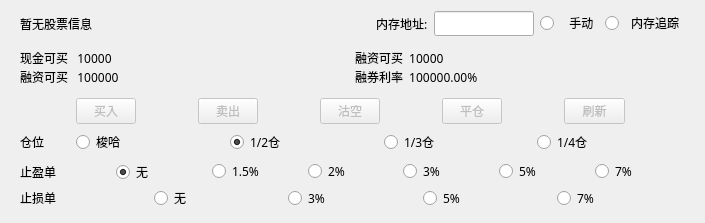
<?xml version="1.0" encoding="UTF-8"?>
<ui version="4.0">
 <class>PanelMainUIOneKeyTrade</class>
 <widget class="QWidget" name="PanelMainUIOneKeyTrade">
  <property name="geometry">
   <rect>
    <x>0</x>
    <y>0</y>
    <width>705</width>
    <height>207</height>
   </rect>
  </property>
  <property name="windowTitle">
   <string>Form</string>
  </property>
  <layout class="QVBoxLayout" name="verticalLayout">
   <item>
    <widget class="QWidget" name="widget" native="true">
     <property name="font">
      <font>
       <family>黑体</family>
       <pointsize>9</pointsize>
       <weight>50</weight>
       <bold>false</bold>
      </font>
     </property>
     <layout class="QHBoxLayout" name="horizontalLayout">
      <property name="topMargin">
       <number>0</number>
      </property>
      <property name="bottomMargin">
       <number>0</number>
      </property>
      <item>
       <widget class="QLabel" name="LabelStockCode">
        <property name="sizePolicy">
         <sizepolicy hsizetype="Fixed" vsizetype="Preferred">
          <horstretch>0</horstretch>
          <verstretch>0</verstretch>
         </sizepolicy>
        </property>
        <property name="minimumSize">
         <size>
          <width>174</width>
          <height>0</height>
         </size>
        </property>
        <property name="maximumSize">
         <size>
          <width>174</width>
          <height>16777215</height>
         </size>
        </property>
        <property name="font">
         <font>
          <family>黑体</family>
          <pointsize>9</pointsize>
          <weight>50</weight>
          <bold>false</bold>
         </font>
        </property>
        <property name="text">
         <string>暂无股票信息</string>
        </property>
       </widget>
      </item>
      <item>
       <spacer name="horizontalSpacer">
        <property name="orientation">
         <enum>Qt::Horizontal</enum>
        </property>
        <property name="sizeHint" stdset="0">
         <size>
          <width>40</width>
          <height>20</height>
         </size>
        </property>
       </spacer>
      </item>
      <item>
       <widget class="QLabel" name="LabelAddress">
        <property name="font">
         <font>
          <family>黑体</family>
          <pointsize>9</pointsize>
          <weight>50</weight>
          <bold>false</bold>
         </font>
        </property>
        <property name="text">
         <string>内存地址:</string>
        </property>
       </widget>
      </item>
      <item>
       <widget class="QLineEdit" name="EditAddress">
        <property name="maximumSize">
         <size>
          <width>100</width>
          <height>16777215</height>
         </size>
        </property>
       </widget>
      </item>
      <item>
       <widget class="QRadioButton" name="radioButton">
        <property name="text">
         <string>   手动</string>
        </property>
       </widget>
      </item>
      <item>
       <widget class="QRadioButton" name="radioButton_2">
        <property name="text">
         <string>  内存追踪</string>
        </property>
       </widget>
      </item>
     </layout>
    </widget>
   </item>
   <item>
    <widget class="QWidget" name="widget_4" native="true">
     <property name="minimumSize">
      <size>
       <width>0</width>
       <height>50</height>
      </size>
     </property>
     <layout class="QVBoxLayout" name="verticalLayout_2">
      <item>
       <widget class="QWidget" name="widget_5" native="true">
        <layout class="QHBoxLayout" name="horizontalLayout_6">
         <property name="spacing">
          <number>5</number>
         </property>
         <property name="leftMargin">
          <number>0</number>
         </property>
         <property name="topMargin">
          <number>0</number>
         </property>
         <property name="rightMargin">
          <number>0</number>
         </property>
         <property name="bottomMargin">
          <number>0</number>
         </property>
         <item>
          <widget class="QLabel" name="LabelInfo1">
           <property name="font">
            <font>
             <family>黑体</family>
            </font>
           </property>
           <property name="text">
            <string>现金可买   10000</string>
           </property>
          </widget>
         </item>
         <item>
          <widget class="QLabel" name="LabelInfo2">
           <property name="font">
            <font>
             <family>黑体</family>
            </font>
           </property>
           <property name="text">
            <string>融资可买  10000</string>
           </property>
          </widget>
         </item>
        </layout>
       </widget>
      </item>
      <item>
       <widget class="QWidget" name="widget_6" native="true">
        <layout class="QHBoxLayout" name="horizontalLayout_7">
         <property name="spacing">
          <number>5</number>
         </property>
         <property name="leftMargin">
          <number>0</number>
         </property>
         <property name="topMargin">
          <number>0</number>
         </property>
         <property name="rightMargin">
          <number>0</number>
         </property>
         <property name="bottomMargin">
          <number>0</number>
         </property>
         <item>
          <widget class="QLabel" name="LabelInfo3">
           <property name="font">
            <font>
             <family>黑体</family>
            </font>
           </property>
           <property name="text">
            <string>融资可买   100000</string>
           </property>
          </widget>
         </item>
         <item>
          <widget class="QLabel" name="LabelInfo4">
           <property name="font">
            <font>
             <family>黑体</family>
            </font>
           </property>
           <property name="text">
            <string>融券利率  100000.00%</string>
           </property>
          </widget>
         </item>
        </layout>
       </widget>
      </item>
     </layout>
    </widget>
   </item>
   <item>
    <widget class="QWidget" name="widget_2" native="true">
     <property name="font">
      <font>
       <family>黑体</family>
       <pointsize>9</pointsize>
       <weight>50</weight>
       <bold>false</bold>
      </font>
     </property>
     <layout class="QHBoxLayout" name="horizontalLayout_2">
      <property name="topMargin">
       <number>0</number>
      </property>
      <property name="bottomMargin">
       <number>0</number>
      </property>
      <item>
       <widget class="QPushButton" name="ButtonBuy">
        <property name="enabled">
         <bool>false</bool>
        </property>
        <property name="maximumSize">
         <size>
          <width>60</width>
          <height>16777215</height>
         </size>
        </property>
        <property name="font">
         <font>
          <family>黑体</family>
          <pointsize>9</pointsize>
          <weight>50</weight>
          <bold>false</bold>
         </font>
        </property>
        <property name="text">
         <string>买入</string>
        </property>
       </widget>
      </item>
      <item>
       <widget class="QPushButton" name="ButtonSell">
        <property name="enabled">
         <bool>false</bool>
        </property>
        <property name="maximumSize">
         <size>
          <width>60</width>
          <height>16777215</height>
         </size>
        </property>
        <property name="font">
         <font>
          <family>黑体</family>
          <pointsize>9</pointsize>
          <weight>50</weight>
          <bold>false</bold>
         </font>
        </property>
        <property name="text">
         <string>卖出</string>
        </property>
       </widget>
      </item>
      <item>
       <widget class="QPushButton" name="ButtonBuyEmpty">
        <property name="enabled">
         <bool>false</bool>
        </property>
        <property name="maximumSize">
         <size>
          <width>60</width>
          <height>16777215</height>
         </size>
        </property>
        <property name="font">
         <font>
          <family>黑体</family>
          <pointsize>9</pointsize>
          <weight>50</weight>
          <bold>false</bold>
         </font>
        </property>
        <property name="text">
         <string>沽空</string>
        </property>
       </widget>
      </item>
      <item>
       <widget class="QPushButton" name="ButtonSellEmpty">
        <property name="enabled">
         <bool>false</bool>
        </property>
        <property name="maximumSize">
         <size>
          <width>60</width>
          <height>16777215</height>
         </size>
        </property>
        <property name="font">
         <font>
          <family>黑体</family>
          <pointsize>9</pointsize>
          <weight>50</weight>
          <bold>false</bold>
         </font>
        </property>
        <property name="text">
         <string>平仓</string>
        </property>
       </widget>
      </item>
      <item>
       <widget class="QPushButton" name="ButtonRefresh">
        <property name="enabled">
         <bool>false</bool>
        </property>
        <property name="maximumSize">
         <size>
          <width>61</width>
          <height>16777215</height>
         </size>
        </property>
        <property name="text">
         <string>刷新</string>
        </property>
       </widget>
      </item>
     </layout>
    </widget>
   </item>
   <item>
    <widget class="QWidget" name="widget_3" native="true">
     <property name="minimumSize">
      <size>
       <width>0</width>
       <height>0</height>
      </size>
     </property>
     <property name="font">
      <font>
       <pointsize>9</pointsize>
      </font>
     </property>
     <layout class="QHBoxLayout" name="horizontalLayout_5">
      <property name="topMargin">
       <number>0</number>
      </property>
      <property name="bottomMargin">
       <number>0</number>
      </property>
      <item>
       <widget class="QLabel" name="label_2">
        <property name="maximumSize">
         <size>
          <width>50</width>
          <height>16777215</height>
         </size>
        </property>
        <property name="font">
         <font>
          <family>黑体</family>
         </font>
        </property>
        <property name="text">
         <string>仓位</string>
        </property>
       </widget>
      </item>
      <item>
       <widget class="QRadioButton" name="RadioAll">
        <property name="font">
         <font>
          <family>黑体</family>
          <pointsize>9</pointsize>
         </font>
        </property>
        <property name="text">
         <string>梭哈</string>
        </property>
       </widget>
      </item>
      <item>
       <widget class="QRadioButton" name="Radio2">
        <property name="font">
         <font>
          <family>黑体</family>
          <pointsize>9</pointsize>
         </font>
        </property>
        <property name="text">
         <string>1/2仓</string>
        </property>
        <property name="checked">
         <bool>true</bool>
        </property>
       </widget>
      </item>
      <item>
       <widget class="QRadioButton" name="Radio3">
        <property name="font">
         <font>
          <family>黑体</family>
          <pointsize>9</pointsize>
         </font>
        </property>
        <property name="text">
         <string>1/3仓</string>
        </property>
       </widget>
      </item>
      <item>
       <widget class="QRadioButton" name="Radio4">
        <property name="font">
         <font>
          <family>黑体</family>
          <pointsize>9</pointsize>
         </font>
        </property>
        <property name="text">
         <string>1/4仓</string>
        </property>
       </widget>
      </item>
     </layout>
    </widget>
   </item>
   <item>
    <widget class="QWidget" name="widget_7" native="true">
     <property name="minimumSize">
      <size>
       <width>0</width>
       <height>0</height>
      </size>
     </property>
     <layout class="QHBoxLayout" name="horizontalLayout_8">
      <property name="topMargin">
       <number>0</number>
      </property>
      <property name="bottomMargin">
       <number>0</number>
      </property>
      <item>
       <widget class="QLabel" name="label">
        <property name="sizePolicy">
         <sizepolicy hsizetype="Preferred" vsizetype="Fixed">
          <horstretch>0</horstretch>
          <verstretch>0</verstretch>
         </sizepolicy>
        </property>
        <property name="minimumSize">
         <size>
          <width>50</width>
          <height>0</height>
         </size>
        </property>
        <property name="font">
         <font>
          <family>黑体</family>
         </font>
        </property>
        <property name="text">
         <string>止盈单</string>
        </property>
       </widget>
      </item>
      <item>
       <widget class="QRadioButton" name="RadioSellNone">
        <property name="font">
         <font>
          <family>黑体</family>
          <pointsize>9</pointsize>
         </font>
        </property>
        <property name="text">
         <string>无</string>
        </property>
        <property name="checked">
         <bool>true</bool>
        </property>
       </widget>
      </item>
      <item>
       <widget class="QRadioButton" name="RadioSellOneDotFive">
        <property name="font">
         <font>
          <family>黑体</family>
          <pointsize>9</pointsize>
         </font>
        </property>
        <property name="text">
         <string>1.5%</string>
        </property>
       </widget>
      </item>
      <item>
       <widget class="QRadioButton" name="RadioSellTwo">
        <property name="font">
         <font>
          <family>黑体</family>
          <pointsize>9</pointsize>
         </font>
        </property>
        <property name="text">
         <string>2%</string>
        </property>
       </widget>
      </item>
      <item>
       <widget class="QRadioButton" name="RadioSellThree">
        <property name="font">
         <font>
          <family>黑体</family>
          <pointsize>9</pointsize>
         </font>
        </property>
        <property name="text">
         <string>3%</string>
        </property>
       </widget>
      </item>
      <item>
       <widget class="QRadioButton" name="RadioSellFive">
        <property name="font">
         <font>
          <family>黑体</family>
          <pointsize>9</pointsize>
         </font>
        </property>
        <property name="text">
         <string>5%</string>
        </property>
       </widget>
      </item>
      <item>
       <widget class="QRadioButton" name="RadioSellSeven">
        <property name="font">
         <font>
          <family>黑体</family>
          <pointsize>9</pointsize>
         </font>
        </property>
        <property name="text">
         <string>7%</string>
        </property>
       </widget>
      </item>
     </layout>
    </widget>
   </item>
   <item>
    <widget class="QWidget" name="widget_8" native="true">
     <property name="minimumSize">
      <size>
       <width>0</width>
       <height>16</height>
      </size>
     </property>
     <property name="maximumSize">
      <size>
       <width>16777215</width>
       <height>16</height>
      </size>
     </property>
     <layout class="QHBoxLayout" name="horizontalLayout_9">
      <property name="leftMargin">
       <number>9</number>
      </property>
      <property name="topMargin">
       <number>0</number>
      </property>
      <property name="rightMargin">
       <number>9</number>
      </property>
      <property name="bottomMargin">
       <number>0</number>
      </property>
      <item>
       <widget class="QLabel" name="label_3">
        <property name="minimumSize">
         <size>
          <width>0</width>
          <height>16</height>
         </size>
        </property>
        <property name="maximumSize">
         <size>
          <width>16777215</width>
          <height>16</height>
         </size>
        </property>
        <property name="font">
         <font>
          <family>黑体</family>
         </font>
        </property>
        <property name="text">
         <string>止损单</string>
        </property>
       </widget>
      </item>
      <item>
       <widget class="QRadioButton" name="RadioStopLossNone">
        <property name="minimumSize">
         <size>
          <width>0</width>
          <height>16</height>
         </size>
        </property>
        <property name="maximumSize">
         <size>
          <width>16777215</width>
          <height>16</height>
         </size>
        </property>
        <property name="font">
         <font>
          <family>黑体</family>
         </font>
        </property>
        <property name="text">
         <string>无</string>
        </property>
       </widget>
      </item>
      <item>
       <widget class="QRadioButton" name="RadioStopLoss3">
        <property name="minimumSize">
         <size>
          <width>0</width>
          <height>16</height>
         </size>
        </property>
        <property name="maximumSize">
         <size>
          <width>16777215</width>
          <height>16</height>
         </size>
        </property>
        <property name="font">
         <font>
          <family>黑体</family>
         </font>
        </property>
        <property name="text">
         <string>3%</string>
        </property>
       </widget>
      </item>
      <item>
       <widget class="QRadioButton" name="RadioStopLoss5">
        <property name="minimumSize">
         <size>
          <width>0</width>
          <height>16</height>
         </size>
        </property>
        <property name="maximumSize">
         <size>
          <width>16777215</width>
          <height>16</height>
         </size>
        </property>
        <property name="font">
         <font>
          <family>黑体</family>
         </font>
        </property>
        <property name="text">
         <string>5%</string>
        </property>
       </widget>
      </item>
      <item>
       <widget class="QRadioButton" name="RadioStopLoss7">
        <property name="minimumSize">
         <size>
          <width>0</width>
          <height>16</height>
         </size>
        </property>
        <property name="maximumSize">
         <size>
          <width>16777215</width>
          <height>16</height>
         </size>
        </property>
        <property name="font">
         <font>
          <family>黑体</family>
         </font>
        </property>
        <property name="text">
         <string>7%</string>
        </property>
       </widget>
      </item>
     </layout>
    </widget>
   </item>
   <item>
    <widget class="QTabWidget" name="tabWidget">
     <property name="maximumSize">
      <size>
       <width>16777215</width>
       <height>0</height>
      </size>
     </property>
     <property name="font">
      <font>
       <family>黑体</family>
       <pointsize>9</pointsize>
       <weight>50</weight>
       <bold>false</bold>
      </font>
     </property>
     <property name="currentIndex">
      <number>1</number>
     </property>
     <widget class="QWidget" name="TabRevoke">
      <attribute name="title">
       <string>撤单</string>
      </attribute>
      <layout class="QHBoxLayout" name="horizontalLayout_3">
       <property name="leftMargin">
        <number>0</number>
       </property>
       <property name="topMargin">
        <number>0</number>
       </property>
       <property name="rightMargin">
        <number>0</number>
       </property>
       <property name="bottomMargin">
        <number>0</number>
       </property>
       <item>
        <widget class="QTableView" name="TableRevoke"/>
       </item>
      </layout>
     </widget>
     <widget class="QWidget" name="TabPosition">
      <attribute name="title">
       <string>持仓</string>
      </attribute>
      <layout class="QHBoxLayout" name="horizontalLayout_4">
       <property name="leftMargin">
        <number>0</number>
       </property>
       <property name="topMargin">
        <number>0</number>
       </property>
       <property name="rightMargin">
        <number>0</number>
       </property>
       <property name="bottomMargin">
        <number>0</number>
       </property>
       <item>
        <widget class="QTableView" name="TablePosition">
         <property name="font">
          <font>
           <family>黑体</family>
           <pointsize>9</pointsize>
           <weight>50</weight>
           <bold>false</bold>
          </font>
         </property>
        </widget>
       </item>
      </layout>
     </widget>
     <widget class="QWidget" name="TabTempStop">
      <attribute name="title">
       <string>熔断列表</string>
      </attribute>
      <layout class="QGridLayout" name="gridLayout">
       <property name="leftMargin">
        <number>0</number>
       </property>
       <property name="topMargin">
        <number>0</number>
       </property>
       <property name="rightMargin">
        <number>0</number>
       </property>
       <property name="bottomMargin">
        <number>0</number>
       </property>
       <item row="0" column="0">
        <widget class="QTableView" name="TableTempStop"/>
       </item>
      </layout>
     </widget>
     <widget class="QWidget" name="TabPreMarket">
      <attribute name="title">
       <string>盘前</string>
      </attribute>
      <layout class="QGridLayout" name="gridLayout_2">
       <property name="leftMargin">
        <number>0</number>
       </property>
       <property name="topMargin">
        <number>0</number>
       </property>
       <property name="rightMargin">
        <number>0</number>
       </property>
       <property name="bottomMargin">
        <number>0</number>
       </property>
       <item row="0" column="0">
        <widget class="QTableView" name="TablePreMarket"/>
       </item>
      </layout>
     </widget>
    </widget>
   </item>
  </layout>
 </widget>
 <resources/>
 <connections/>
</ui>
